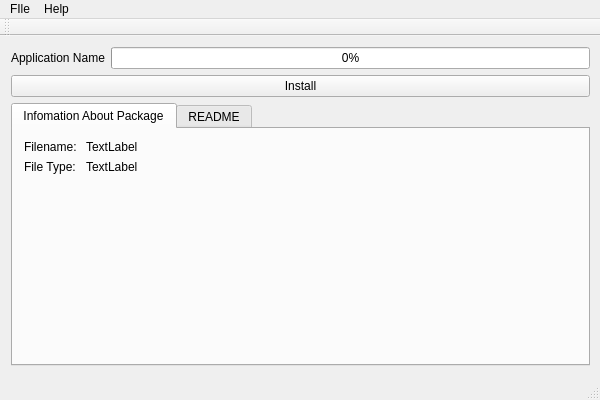
<?xml version="1.0" encoding="UTF-8"?>
<ui version="4.0">
 <class>MainWindow</class>
 <widget class="QMainWindow" name="MainWindow">
  <property name="geometry">
   <rect>
    <x>0</x>
    <y>0</y>
    <width>600</width>
    <height>400</height>
   </rect>
  </property>
  <property name="sizePolicy">
   <sizepolicy hsizetype="Fixed" vsizetype="Fixed">
    <horstretch>0</horstretch>
    <verstretch>0</verstretch>
   </sizepolicy>
  </property>
  <property name="windowTitle">
   <string>MainWindow</string>
  </property>
  <widget class="QWidget" name="centralWidget">
   <property name="sizePolicy">
    <sizepolicy hsizetype="Fixed" vsizetype="Fixed">
     <horstretch>0</horstretch>
     <verstretch>0</verstretch>
    </sizepolicy>
   </property>
   <widget class="QWidget" name="verticalLayoutWidget">
    <property name="geometry">
     <rect>
      <x>0</x>
      <y>0</y>
      <width>601</width>
      <height>341</height>
     </rect>
    </property>
    <layout class="QVBoxLayout" name="verticalLayout">
     <item>
      <layout class="QHBoxLayout" name="horizontalLayout">
       <property name="sizeConstraint">
        <enum>QLayout::SetDefaultConstraint</enum>
       </property>
       <item>
        <widget class="QLabel" name="lbl_app_name">
         <property name="text">
          <string>Application Name</string>
         </property>
        </widget>
       </item>
       <item>
        <widget class="QProgressBar" name="progress_bar">
         <property name="value">
          <number>0</number>
         </property>
        </widget>
       </item>
      </layout>
     </item>
     <item>
      <layout class="QHBoxLayout" name="horizontalLayout_2">
       <item>
        <widget class="QPushButton" name="btn_install">
         <property name="text">
          <string>Install</string>
         </property>
        </widget>
       </item>
      </layout>
     </item>
     <item>
      <widget class="QTabWidget" name="tabWidget">
       <property name="currentIndex">
        <number>0</number>
       </property>
       <widget class="QWidget" name="tab">
        <attribute name="title">
         <string>Infomation About Package</string>
        </attribute>
        <widget class="QWidget" name="formLayoutWidget">
         <property name="geometry">
          <rect>
           <x>0</x>
           <y>0</y>
           <width>591</width>
           <height>251</height>
          </rect>
         </property>
         <layout class="QFormLayout" name="formLayout">
          <property name="fieldGrowthPolicy">
           <enum>QFormLayout::ExpandingFieldsGrow</enum>
          </property>
          <item row="0" column="0">
           <widget class="QLabel" name="label">
            <property name="text">
             <string>Filename: </string>
            </property>
           </widget>
          </item>
          <item row="0" column="1">
           <widget class="QLabel" name="lbl_filename">
            <property name="text">
             <string>TextLabel</string>
            </property>
           </widget>
          </item>
          <item row="1" column="0">
           <widget class="QLabel" name="label_2">
            <property name="text">
             <string>File Type: </string>
            </property>
           </widget>
          </item>
          <item row="1" column="1">
           <widget class="QLabel" name="lbl_filetype">
            <property name="text">
             <string>TextLabel</string>
            </property>
           </widget>
          </item>
         </layout>
        </widget>
       </widget>
       <widget class="QWidget" name="tab_2">
        <attribute name="title">
         <string>README</string>
        </attribute>
        <widget class="QTextEdit" name="textEdit">
         <property name="geometry">
          <rect>
           <x>0</x>
           <y>0</y>
           <width>591</width>
           <height>251</height>
          </rect>
         </property>
        </widget>
       </widget>
      </widget>
     </item>
    </layout>
   </widget>
  </widget>
  <widget class="QMenuBar" name="menuBar">
   <property name="geometry">
    <rect>
     <x>0</x>
     <y>0</y>
     <width>600</width>
     <height>21</height>
    </rect>
   </property>
   <widget class="QMenu" name="menuFIle">
    <property name="title">
     <string>FIle</string>
    </property>
   </widget>
   <widget class="QMenu" name="menuHelp">
    <property name="title">
     <string>Help</string>
    </property>
    <addaction name="actionAbout"/>
   </widget>
   <addaction name="menuFIle"/>
   <addaction name="menuHelp"/>
  </widget>
  <widget class="QToolBar" name="mainToolBar">
   <attribute name="toolBarArea">
    <enum>TopToolBarArea</enum>
   </attribute>
   <attribute name="toolBarBreak">
    <bool>false</bool>
   </attribute>
  </widget>
  <widget class="QStatusBar" name="statusBar"/>
  <action name="actionAbout">
   <property name="text">
    <string>About</string>
   </property>
  </action>
 </widget>
 <layoutdefault spacing="6" margin="11"/>
 <resources/>
 <connections>
  <connection>
   <sender>actionAbout</sender>
   <signal>activated()</signal>
   <receiver>MainWindow</receiver>
   <slot>show_about_dialog()</slot>
   <hints>
    <hint type="sourcelabel">
     <x>-1</x>
     <y>-1</y>
    </hint>
    <hint type="destinationlabel">
     <x>299</x>
     <y>199</y>
    </hint>
   </hints>
  </connection>
 </connections>
 <slots>
  <slot>show_about_dialog()</slot>
 </slots>
</ui>
